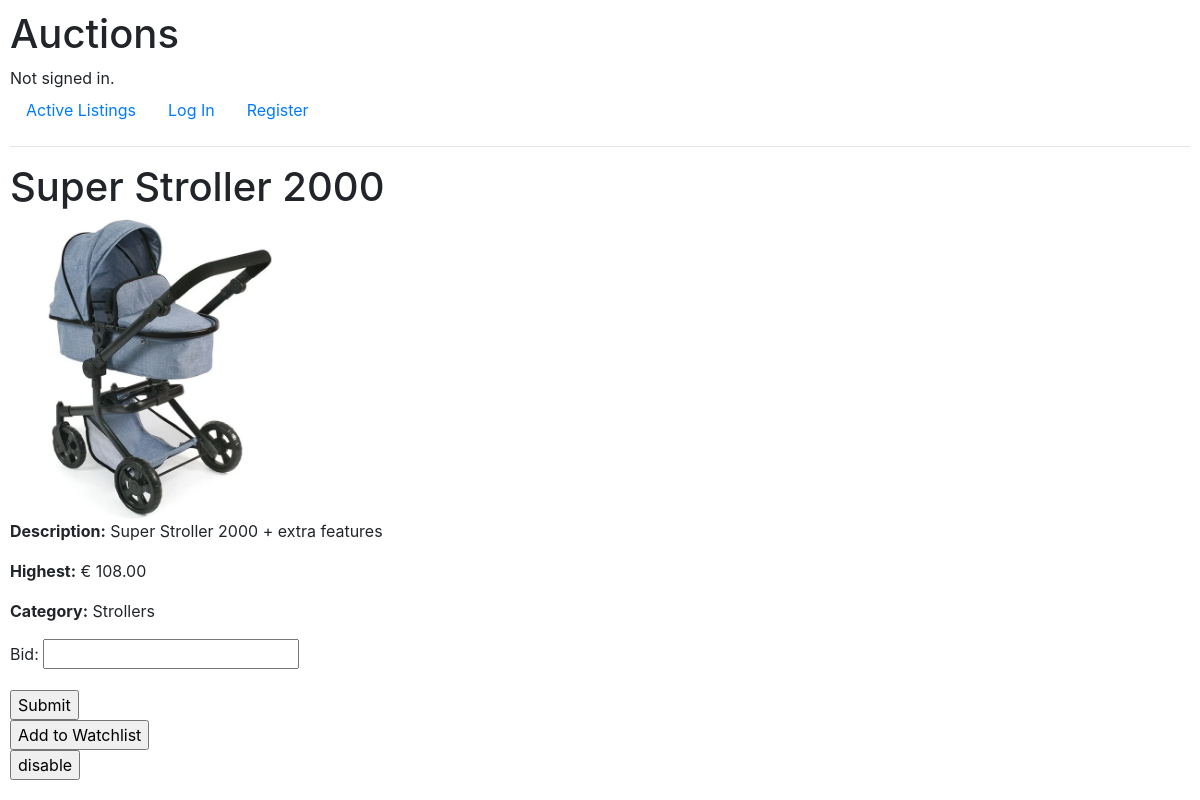
The app's page /product_details/1/ with its own data.
### auctions/models.py (models this page shows, shortened)
class AuctionListing(models.Model):
    name = models.CharField(max_length=64)
    description = models.TextField()
    image = models.ImageField(upload_to='images/', blank=True, null=True)  # Gebruik ImageField voor de afbeelding
    highest_bid = models.ForeignKey('Bidding', null=True, blank=True, on_delete=models.SET_NULL, related_name="highest_bid_for")
    category = models.ForeignKey(Category, on_delete=models.CASCADE, related_name="listings")
    owner = models.ForeignKey(User, on_delete=models.CASCADE, blank=True, null=True, related_name="user")
    isActive = models.BooleanField(default=True)

class Bidding(models.Model):
    bidder = models.ForeignKey(User, on_delete=models.CASCADE, related_name="bids")
    auction_listing = models.ForeignKey(AuctionListing, on_delete=models.CASCADE, related_name="bids")
    bid = models.DecimalField(max_digits=10, decimal_places=2)

class Category(models.Model): #niet meer aankomen. Meer categorieen niet nodig
    name = models.CharField(max_length=64)
    def __str__(self):
        return self.name

### auctions/views.py (the view)
# urls.py: path('product_details/<int:product_details_id>/', views.product_details, name='product_details'),
def product_details(request, product_details_id):
    product = get_object_or_404(AuctionListing, id=product_details_id)
    return render(request, "auctions/product_details.html", {
        "productDetails": product,
        "BiddingForm": BiddingForm(),
        "user": request.user,  # Voeg de user toe aan de context
    })

### auctions/views.py
class BiddingForm(forms.Form):
    newBid = forms.DecimalField(label="Bid")

### auctions/templates/auctions/product_details.html (shortened to what this page needs)
{% extends "auctions/layout.html" %}
{% block body %}
    <h1>{{ productDetails.name }}</h1>
    <img src="{{ productDetails.image.url }}" alt="{{ productDetails.name }}" style="width:300px;height:300px;"> <br>
    <p><b>Description:</b> {{ productDetails.description }}</p>
    {% if productDetails.highest_bid.bid %}
            <p><b>Highest:</b> € {{productDetails.highest_bid.bid}}</p>
        {% else %}
        <p></p><b>Highest:</b> no bid yet.</p>
        {% endif %}
    <p><b>Category:</b> {{ productDetails.category }}</p>
    {% if productDetails.isActive%}
    <form action="{% url 'New_bid' productDetails.id %}" method="post">
        {{ BiddingForm.as_p }}
        <input type="submit" value="Submit">
    </form>
    {% else %}
    <b>Buyer:</b> {{productDetails.highest_bid.bidder}}
    <h3> Product is sold </h3>
    {% endif %}
<form action="{% url 'toggle_watchlist' productDetails.id %}" method="post">
    {% if productDetails in user.watchlist.all %}
        <input type="submit" value="Remove from Watchlist">
    {% else %}
        <input type="submit" value="Add to Watchlist">
    {% endif %}
</form>
<form action="{% url 'disable' productDetails.id %}" method="post">
        <input type="submit" value="disable">
</form>
{% endblock %}

### auctions/static/auctions/styles.css (style rules this page uses)
body { padding: 10px; }

### records on screen
AuctionListing: name "Super Stroller 2000", image (picture), description "Super Stroller 2000 + extra features", highest_bid.bid "108.00", category "Strollers"
